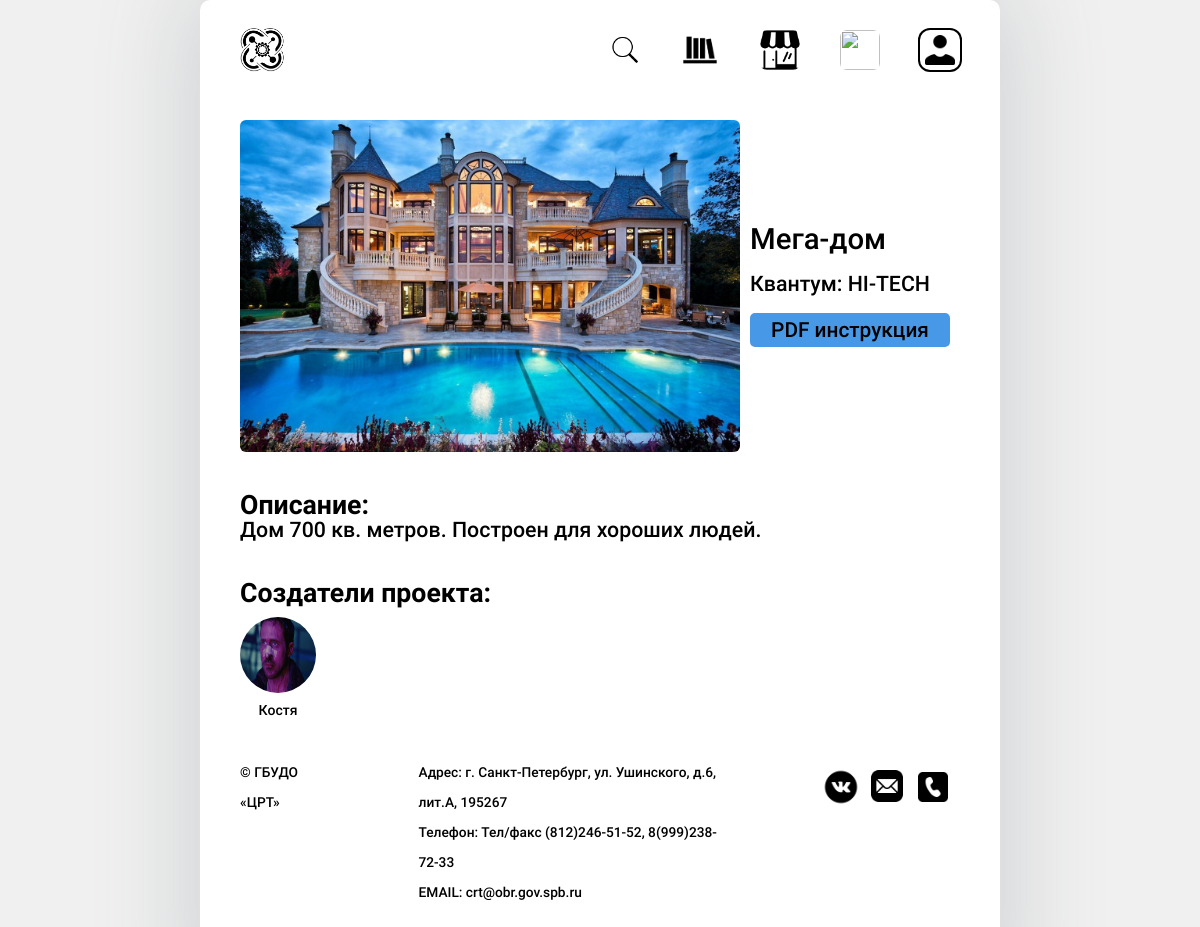
Page /project/3/ on the earlier database version.
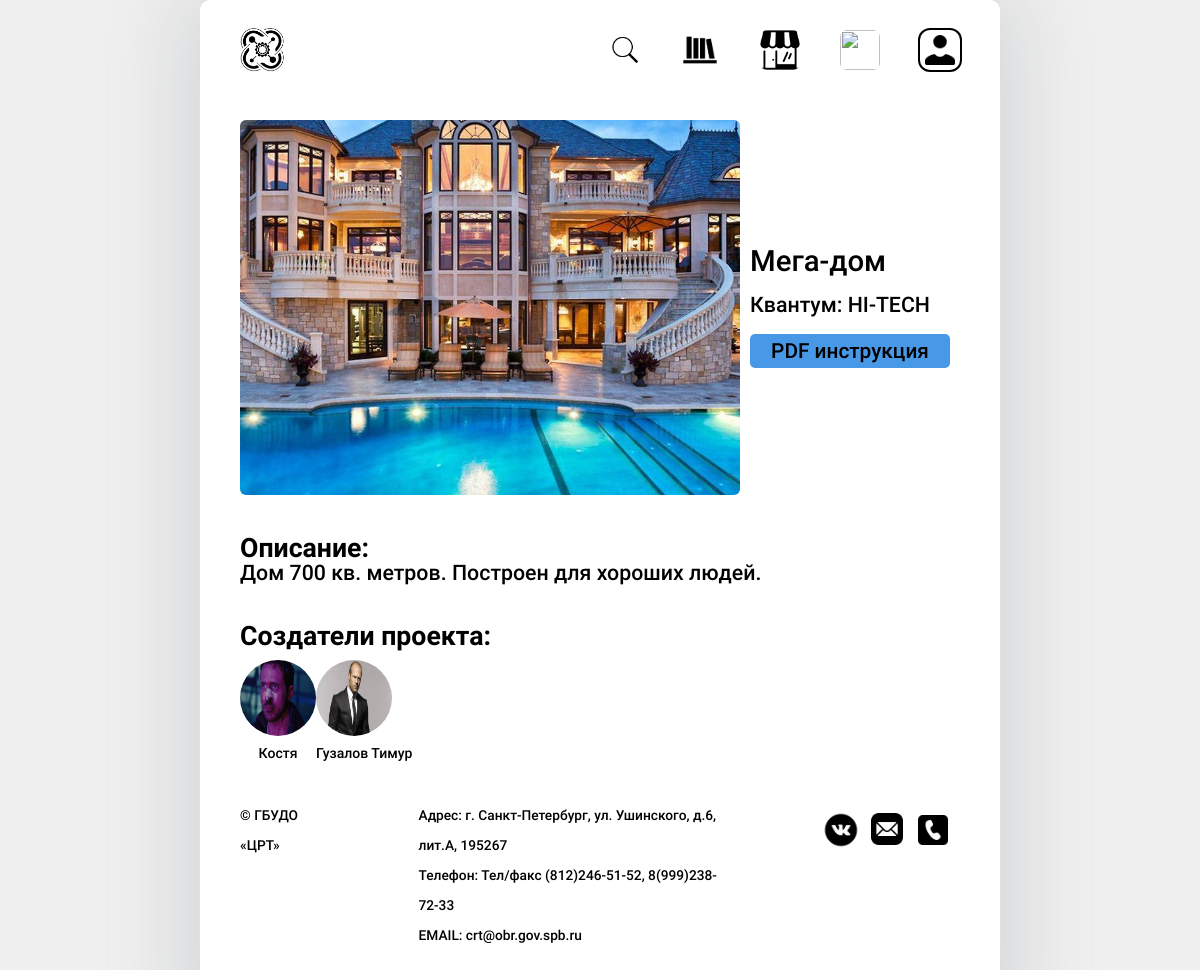
Same page on the later database version.
### base/models.py (models this page shows, shortened)
class Project(models.Model):
    kvantumType = models.TextChoices('kvantumType',
                                     'VR IT MEDIA IND-DESIGN ENERGY BIO NEURO NANO HI-TECH GEO AERO IND-ROBO')
    name = models.CharField(max_length=200, verbose_name="Название")
    kvantum = models.CharField(choices=kvantumType.choices, max_length=10, verbose_name="Квантум")
    face = models.ImageField(upload_to='images/', verbose_name="Лицевое изображение")
    description = models.TextField(verbose_name="Описание проекта")
    image = models.ManyToManyField("Image", null=True, blank=True, verbose_name="Дополнительные изображения")
    creators = models.ManyToManyField("Account", verbose_name="Создатели проекта", related_name="projects")
    comments = models.ManyToManyField(Comment, blank=True)
    PDFdescription = models.FileField(upload_to ='pdf/', validators =[FileExtensionValidator(allowed_extensions=['pdf'])], null=True, blank=True)
    contact = models.CharField(max_length=200, verbose_name="Контакты", null=True)

class Account(models.Model):
    name = models.CharField(max_length=80)
    description = models.CharField(max_length=200)
    tag = models.CharField(max_length=20, verbose_name="Tag", unique=True)
    photo = models.ImageField(upload_to='photos/%Y/%m/%d/')
    age = models.IntegerField()
    email = models.EmailField(max_length=200)
    time_created = models.DateTimeField(auto_now_add=True)
    rank = models.IntegerField(default=0)
    login = models.CharField(max_length=40)
    password = models.CharField(max_length=40)
    score = models.IntegerField(default=0)
    contact = models.CharField(max_length=80, null=True)
    size = models.CharField(max_length=10)
    city = models.CharField(max_length=255, default="none")
    favorite = models.ManyToManyField(Competitions, null=True, blank=True)
    buys = models.ManyToManyField(Buy, null=True)
    class Meta:
        unique_together = ('email', 'login', 'password', 'age', 'name')

### base/views.py (the view)
# urls.py: path('project/<str:pk>/', views.project, name="project"),
def project(request, pk):
    if "id" in request.session:
        id_per = int(request.session['id'])
        type_acc = request.session['type']
        if type_acc=="teacher":
            tt = True
            account = Teacher.objects.get(id=id_per)
        else:
            tt = False
            account = Account.objects.get(id=id_per)
    else:
        tt = False
        id_per = 2
        account = Account.objects.get(id=id_per)
    project = Project.objects.get(id=pk)
    coun = project.comments.count()
    images = Image.objects.all()
    context = {'project': project,
               'images': images,
               'account': account,
               'type': tt,
               'coun': coun}
    return render(request, 'base/project.html', context)

### base/templates/base/project.html (shortened to what this page needs)
{% extends 'main.html' %}
{% load static %}
{% block content %}
<div class="infoblock project project-whole" style="justify-content: left;">
    <div class="project-title">
        <img class="project-title-image" src="{{project.face.url}}"></img>
        <div class="project-description">
            <div class="project-description-title">
                {{project.name}}
            </div>
            <div class="project-description-kvantum">
                Квантум: {{project.kvantum}}
            </div>
            <button class="project-pdf" type="button">
                <p class="project-pdf-text">
                    <a href="{{project.PDFdescription.url}}"  target="_blank">PDF инструкция</a>
                </p>
            </button>
        </div>
    </div>
    <div class="infodiv">
        <p style="font-family: 'RobotoBold'; font-size: 20pt;" class="project-p">Описание:</p>
        <p style="font-family: 'RobotoMedium'; font-size: 16pt;" class="project-p">{{project.description}}</p>
    </div>
    <div class="projects-creators">
        <p style="font-family: 'RobotoBold'; font-size: 20pt;" class="project-p-creators">Создатели проекта:</p>
        <div class="creators-list">
            {% for creator in project.creators.all %}
                <div class="creator-block">
                    <img class="creator-avatar" src="{{creator.photo.url}}"></img>
                    <div class="creator-name">{{creator.name}}</div>
                </div>
            {% endfor %}
        </div>
    </div>
</div>
{% endblock content %}

Differences in the rows shown:
changed Project "Мега-дом": face: a different picture
now on this page (row unchanged): Account: photo (picture), name "Гузалов Тимур"
